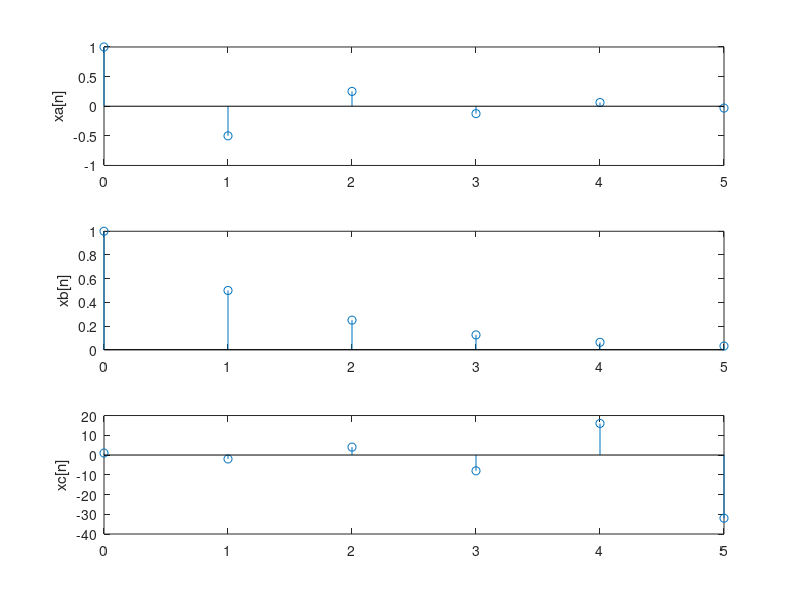

Reproduce this figure in MATLAB.
clc; clear all; close all;
n = 0:5;
%xa = (-0.5).^n;
xa=@(n) (-0.5).^n;
xb = (2).^(-n);
xc = (-2).^(n);
figure(1)
subplot(3,1,1);
%stem(n,xa);
stem(n,xa(n));
ylabel('xa[n]')
subplot(3,1,2);
stem(n,xb);
ylabel('xb[n]')
subplot(3,1,3);
stem(n,xc);
ylabel('xc[n]')